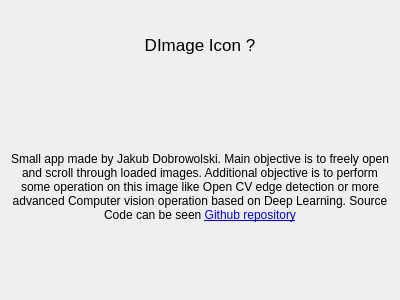
<?xml version="1.0" encoding="UTF-8"?>
<ui version="4.0">
 <class>AboutWidget</class>
 <widget class="QWidget" name="AboutWidget">
  <property name="geometry">
   <rect>
    <x>0</x>
    <y>0</y>
    <width>400</width>
    <height>300</height>
   </rect>
  </property>
  <property name="windowTitle">
   <string>About</string>
  </property>
  <layout class="QVBoxLayout" name="verticalLayout" stretch="1,3">
   <item>
    <widget class="QLabel" name="labelDImage">
     <property name="font">
      <font>
       <pointsize>13</pointsize>
      </font>
     </property>
     <property name="text">
      <string>DImage Icon ?</string>
     </property>
     <property name="alignment">
      <set>Qt::AlignCenter</set>
     </property>
    </widget>
   </item>
   <item>
    <widget class="QLabel" name="labelInformation">
     <property name="text">
      <string>Small app made by Jakub Dobrowolski. Main objective is to freely open and scroll through loaded images. Additional objective is to perform some operation on this image like Open CV edge detection or more advanced Computer vision operation based on Deep Learning. Source Code can be seen  &lt;a href=&quot;https://github.com/Kubaaa96/DImage/&quot;&gt;Github repository&lt;/a&gt;</string>
     </property>
     <property name="alignment">
      <set>Qt::AlignCenter</set>
     </property>
     <property name="wordWrap">
      <bool>true</bool>
     </property>
     <property name="openExternalLinks">
      <bool>true</bool>
     </property>
    </widget>
   </item>
  </layout>
 </widget>
 <resources/>
 <connections/>
</ui>
